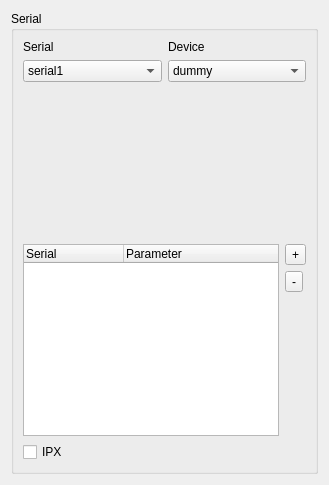
     <widget class="QWidget" name="pageInternet">
      <layout class="QGridLayout" name="gridLayout_9">
       <item row="0" column="0">
        <widget class="QGroupBox" name="groupBox_9">
         <property name="title">
          <string>Serial</string>
         </property>
         <layout class="QGridLayout" name="gridLayout_10">
          <item row="0" column="0">
           <layout class="QVBoxLayout" name="verticalLayout_43">
            <item>
             <widget class="QLabel" name="label_16">
              <property name="text">
               <string>Serial</string>
              </property>
              <property name="buddy">
               <cstring>comboBox_28</cstring>
              </property>
             </widget>
            </item>
            <item>
             <widget class="QComboBox" name="comboBox_28">
              <property name="toolTip">
               <string>Set type of device connected to com port.</string>
              </property>
              <property name="statusTip">
               <string>Set type of device connected to com port.</string>
              </property>
              <property name="whatsThis">
               <string>Set type of device connected to com port.</string>
              </property>
              <item>
               <property name="text">
                <string>serial1</string>
               </property>
              </item>
              <item>
               <property name="text">
                <string>serial2</string>
               </property>
              </item>
              <item>
               <property name="text">
                <string>serial3</string>
               </property>
              </item>
              <item>
               <property name="text">
                <string>serial4</string>
               </property>
              </item>
             </widget>
            </item>
           </layout>
          </item>
          <item row="0" column="1">
           <layout class="QVBoxLayout" name="verticalLayout_42">
            <item>
             <widget class="QLabel" name="label_43">
              <property name="text">
               <string>Device</string>
              </property>
              <property name="buddy">
               <cstring>comboBox_29</cstring>
              </property>
             </widget>
            </item>
            <item>
             <widget class="QComboBox" name="comboBox_29">
              <item>
               <property name="text">
                <string>dummy</string>
               </property>
              </item>
              <item>
               <property name="text">
                <string>disabled</string>
               </property>
              </item>
              <item>
               <property name="text">
                <string>modem</string>
               </property>
              </item>
              <item>
               <property name="text">
                <string>nullmodem</string>
               </property>
              </item>
              <item>
               <property name="text">
                <string>directserial</string>
               </property>
              </item>
             </widget>
            </item>
           </layout>
          </item>
          <item row="1" column="0" colspan="2">
           <widget class="QStackedWidget" name="stackedWidget">
            <property name="minimumSize">
             <size>
              <width>0</width>
              <height>150</height>
             </size>
            </property>
            <widget class="QWidget" name="page"/>
            <widget class="QWidget" name="page_2"/>
           </widget>
          </item>
          <item row="2" column="0" colspan="2">
           <layout class="QHBoxLayout" name="horizontalLayout_8">
            <item>
             <widget class="QTreeWidget" name="treeWidget">
              <column>
               <property name="text">
                <string>Serial</string>
               </property>
              </column>
              <column>
               <property name="text">
                <string>Parameter</string>
               </property>
              </column>
             </widget>
            </item>
            <item>
             <layout class="QVBoxLayout" name="verticalLayout_44">
              <item>
               <widget class="QToolButton" name="toolButton_4">
                <property name="text">
                 <string>+</string>
                </property>
               </widget>
              </item>
              <item>
               <widget class="QToolButton" name="toolButton_5">
                <property name="text">
                 <string>-</string>
                </property>
               </widget>
              </item>
              <item>
               <spacer name="verticalSpacer_2">
                <property name="orientation">
                 <enum>Qt::Vertical</enum>
                </property>
                <property name="sizeHint" stdset="0">
                 <size>
                  <width>20</width>
                  <height>40</height>
                 </size>
                </property>
               </spacer>
              </item>
             </layout>
            </item>
           </layout>
          </item>
          <item row="3" column="0">
           <widget class="QCheckBox" name="checkBox_12">
            <property name="text">
             <string>IPX</string>
            </property>
           </widget>
          </item>
         </layout>
        </widget>
       </item>
      </layout>
     </widget>
